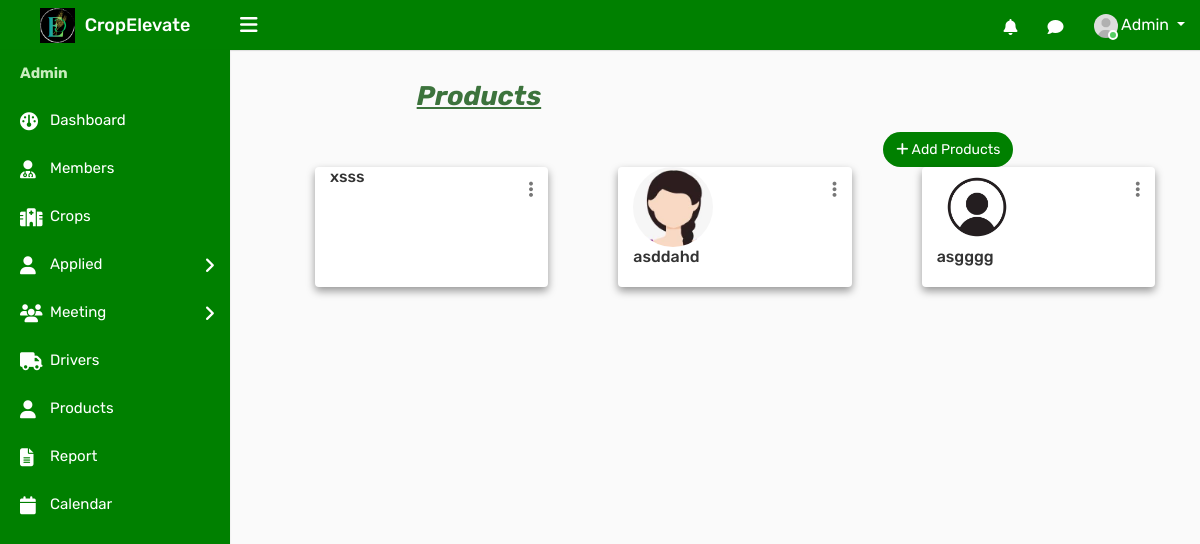
Page /adblog on the earlier database version.
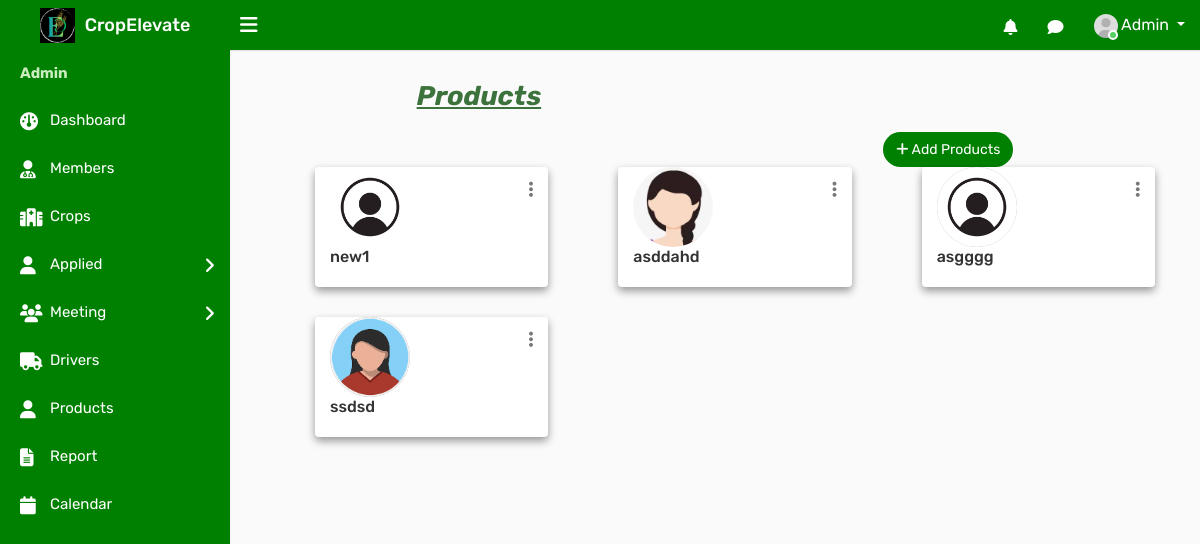
Same page on the later database version.
### ceapp/models.py (models this page shows)
class Product(models.Model):
    blogname = models.CharField(max_length=100)
    blogimage =  models.ImageField(upload_to='blog/', null=True, blank=True)

### ceapp/views.py (the view)
# urls.py: path('adblog',views.adblog,name='adblog'),
def adblog(request):
    products = Product.objects.all()
    return render(request, 'admintemp/adblog.html',{'products': products})

### templates/admintemp/adblog.html (shortened to what the changed rows need)
{% load static %}
<!DOCTYPE html>
<html lang="en">
<head>
    <link rel="stylesheet" type="text/css" href="{% static 'assets/css/bootstrap.min.css' %}">
    <link rel="stylesheet" type="text/css" href="{% static 'assets/css/font-awesome.min.css' %}">
    <link rel="stylesheet" type="text/css" href="{% static 'assets/css/style.css' %}">
    <link rel="stylesheet" href="https://cdnjs.cloudflare.com/ajax/libs/font-awesome/6.2.0/css/all.min.css">
</head>
<body>
    <div class="main-wrapper">
        <div class="page-wrapper">
            <div class="content">
                <div class="container">
                    <div class="row">
                        {% for product in products %}
                        <div class="col-md-4">
                            <div class="card" style="box-shadow: 0 4px 8px 0 rgba(0, 0, 0, 0.4); margin-left:40px;">
                                <div class="dropdown profile-action">
                                    <a href="#" class="action-icon dropdown-toggle" data-toggle="dropdown" aria-expanded="false"><i class="fa fa-ellipsis-v"></i></a>
                                </div>
                                <div class="col-md-3">
                                        <div class="doctor-img">
                                            {% if product.blogimage %}
                                                <a class="avatar" href="#"><img alt="" src="{{ product.blogimage.url }}"></a>
                                            {% endif %}
                                            <div class="doctor-img">
                                                {% if product.blogname %}
                                                    <h5 class="card-title">{{ product.blogname }}</h5>
                                                {% endif %}
                                            </div>
                                        </div>
                                    </div>
                            </div>
                        </div>
                        {% endfor %}
                    </div>
                </div>
                    </div>
                </div>
            </div>
</body>
</html>

Differences in the rows shown:
changed Product: blogimage empty → "blog/img2_9Nb4Qyg.jpg" (drawn); blogimage: picture added; blogname "xsss" → "new1"
added Product: blogimage (picture), blogname "ssdsd"
